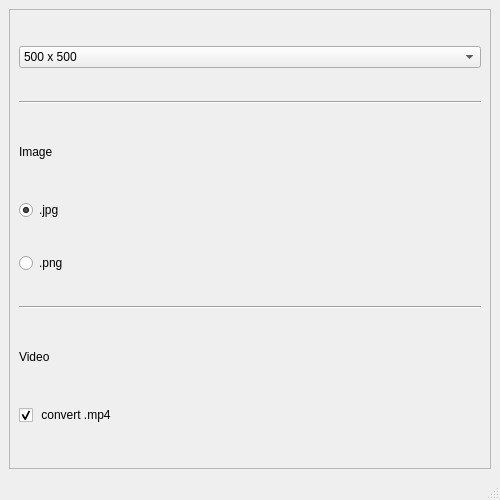
<?xml version="1.0" encoding="UTF-8"?>
<ui version="4.0">
 <class>settings_preview</class>
 <widget class="QMainWindow" name="settings_preview">
  <property name="geometry">
   <rect>
    <x>0</x>
    <y>0</y>
    <width>222</width>
    <height>258</height>
   </rect>
  </property>
  <property name="minimumSize">
   <size>
    <width>500</width>
    <height>500</height>
   </size>
  </property>
  <property name="windowTitle">
   <string>settings preview</string>
  </property>
  <property name="windowFilePath">
   <string notr="true"/>
  </property>
  <widget class="QWidget" name="centralwidget">
   <layout class="QVBoxLayout" name="verticalLayout">
    <item>
     <widget class="QFrame" name="frame">
      <property name="frameShape">
       <enum>QFrame::StyledPanel</enum>
      </property>
      <property name="frameShadow">
       <enum>QFrame::Raised</enum>
      </property>
      <layout class="QVBoxLayout" name="verticalLayout_2">
       <item>
        <widget class="QComboBox" name="sizeComboBox">
         <property name="currentText">
          <string notr="true">500 x 500</string>
         </property>
         <item>
          <property name="text">
           <string>500 x 500</string>
          </property>
         </item>
         <item>
          <property name="text">
           <string>800 x 800</string>
          </property>
         </item>
         <item>
          <property name="text">
           <string>1000 x 1000</string>
          </property>
         </item>
        </widget>
       </item>
       <item>
        <widget class="Line" name="line_2">
         <property name="orientation">
          <enum>Qt::Horizontal</enum>
         </property>
        </widget>
       </item>
       <item>
        <widget class="QLabel" name="label_3">
         <property name="maximumSize">
          <size>
           <width>16777215</width>
           <height>30</height>
          </size>
         </property>
         <property name="text">
          <string notr="true">Image</string>
         </property>
        </widget>
       </item>
       <item>
        <widget class="QRadioButton" name="radioButtonJpg">
         <property name="maximumSize">
          <size>
           <width>16777215</width>
           <height>20</height>
          </size>
         </property>
         <property name="text">
          <string notr="true">.jpg</string>
         </property>
         <property name="checked">
          <bool>true</bool>
         </property>
        </widget>
       </item>
       <item>
        <widget class="QRadioButton" name="radioButtonPng">
         <property name="maximumSize">
          <size>
           <width>16777215</width>
           <height>20</height>
          </size>
         </property>
         <property name="text">
          <string notr="true">.png</string>
         </property>
         <property name="checked">
          <bool>false</bool>
         </property>
        </widget>
       </item>
       <item>
        <widget class="Line" name="line">
         <property name="orientation">
          <enum>Qt::Horizontal</enum>
         </property>
        </widget>
       </item>
       <item>
        <widget class="QLabel" name="label_2">
         <property name="maximumSize">
          <size>
           <width>16777215</width>
           <height>30</height>
          </size>
         </property>
         <property name="text">
          <string notr="true">Video</string>
         </property>
         <property name="textFormat">
          <enum>Qt::AutoText</enum>
         </property>
        </widget>
       </item>
       <item>
        <widget class="QCheckBox" name="checkBoxMp4">
         <property name="text">
          <string notr="true"> convert .mp4</string>
         </property>
         <property name="checked">
          <bool>true</bool>
         </property>
        </widget>
       </item>
      </layout>
     </widget>
    </item>
   </layout>
  </widget>
  <widget class="QMenuBar" name="menubar">
   <property name="geometry">
    <rect>
     <x>0</x>
     <y>0</y>
     <width>222</width>
     <height>21</height>
    </rect>
   </property>
  </widget>
  <widget class="QStatusBar" name="statusbar"/>
 </widget>
 <resources/>
 <connections>
  <connection>
   <sender>checkBoxMp4</sender>
   <signal>stateChanged(int)</signal>
   <receiver>settings_preview</receiver>
   <slot>onVideoFormatChange(int)</slot>
   <hints>
    <hint type="sourcelabel">
     <x>110</x>
     <y>210</y>
    </hint>
    <hint type="destinationlabel">
     <x>110</x>
     <y>128</y>
    </hint>
   </hints>
  </connection>
  <connection>
   <sender>radioButtonJpg</sender>
   <signal>clicked()</signal>
   <receiver>settings_preview</receiver>
   <slot>onImageFormatJpg()</slot>
   <hints>
    <hint type="sourcelabel">
     <x>110</x>
     <y>117</y>
    </hint>
    <hint type="destinationlabel">
     <x>110</x>
     <y>128</y>
    </hint>
   </hints>
  </connection>
  <connection>
   <sender>radioButtonPng</sender>
   <signal>clicked()</signal>
   <receiver>settings_preview</receiver>
   <slot>onImageFormatPng()</slot>
   <hints>
    <hint type="sourcelabel">
     <x>110</x>
     <y>143</y>
    </hint>
    <hint type="destinationlabel">
     <x>110</x>
     <y>128</y>
    </hint>
   </hints>
  </connection>
  <connection>
   <sender>sizeComboBox</sender>
   <signal>currentIndexChanged(int)</signal>
   <receiver>settings_preview</receiver>
   <slot>onSizeChange(int)</slot>
   <hints>
    <hint type="sourcelabel">
     <x>110</x>
     <y>49</y>
    </hint>
    <hint type="destinationlabel">
     <x>110</x>
     <y>128</y>
    </hint>
   </hints>
  </connection>
 </connections>
 <slots>
  <slot>onSizeChange(int)</slot>
  <slot>onVideoFormatChange(int)</slot>
  <slot>onImageFormatJpg()</slot>
  <slot>onImageFormatPng()</slot>
 </slots>
</ui>
